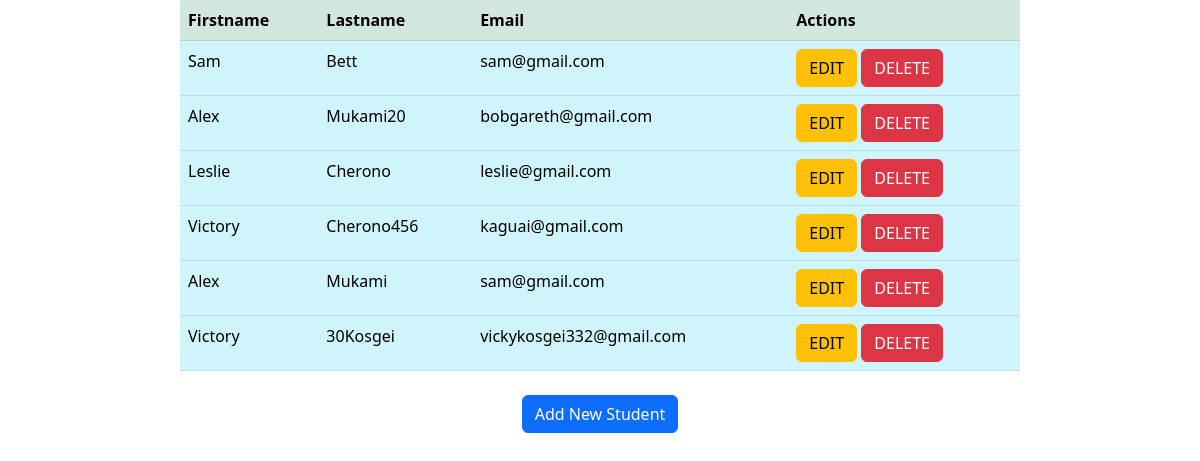
The page /show on the database its author committed.
### crudapp/models.py (models this page shows)
class Student(models.Model):
    firstname = models.CharField(max_length=50)
    lastname = models.CharField(max_length=50)
    email = models.EmailField()
    class Meta:
        db_table= "Student"

### crudapp/views.py (the view)
# urls.py: path('show', views.show),
def show(request):
    students = Student.objects.all()
    return render(request, 'show.html', {'students': students})

### templates/show.html (shortened to what this page needs)
<!DOCTYPE html>
<html lang="en">
<head>
    {% load static %}
    <link rel="stylesheet" href="{% static 'css/bootstrap.min.css' %}">
</head>
<body>
<table class="table table-info" style="height: 300px; width: 70%; margin: 0 auto">
    <thead class="table-success ">
    <tr>
        <th>Firstname</th>
        <th>Lastname</th>
        <th>Email</th>
        <th>Actions</th>
    </tr>
    </thead>
    <tbody>
    {% for student in students %}
        <tr>
        <td>{{ student.firstname }}</td>
        <td>{{ student.lastname }}</td>
        <td>{{ student.email }}</td>
        <td>
            <a href="edit/{{ student.id }}" class="btn btn-warning">EDIT</a>
            <a href="delete/{{ student.id }}" class="btn btn-danger">DELETE</a>
        </td>
        </tr>
    {% endfor %}
    </tbody>
</table>
<br>
<center><a href="/index" class="btn btn-primary">Add New Student</a></center>
</body>
</html>

### rows shown on the page
Student: firstname "Sam", lastname "Bett", email "sam@gmail.com"
Student: firstname "Alex", lastname "Mukami20", email "bobgareth@gmail.com"
Student: firstname "Leslie", lastname "Cherono", email "leslie@gmail.com"
Student: firstname "Victory", lastname "Cherono456", email "kaguai@gmail.com"
Student: firstname "Alex", lastname "Mukami", email "sam@gmail.com"
Student: firstname "Victory", lastname "30Kosgei", email "vickykosgei332@gmail.com"
